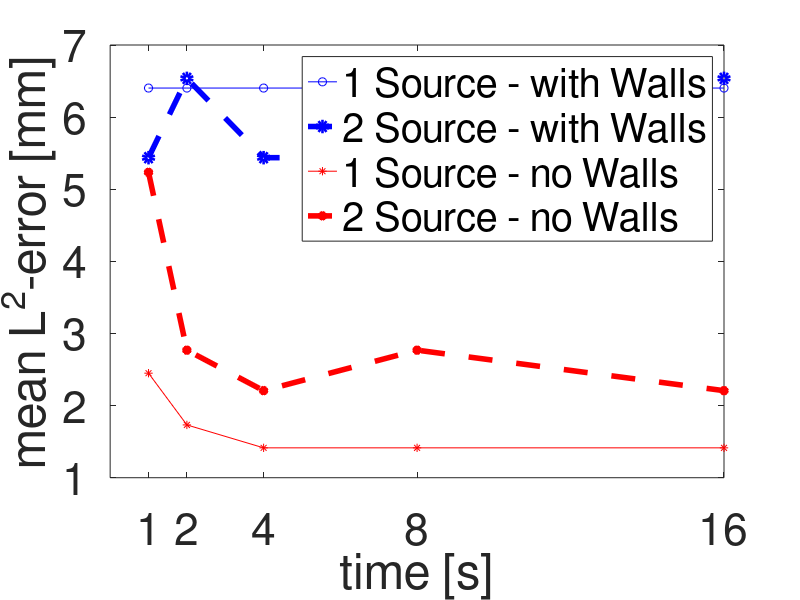

Source code (MATLAB):
clear all; close all;

T = ([1 2 4 8 16]);
lT = log([1 2 4 8 16]);

R3{1} = [ 2.4495 1.7321 1.4142 1.4142 1.4142];
R3{7} = [5.2348 2.7687 2.2071 2.7687 2.2071];
R3{8} = [9.6033  3.5262 2.8458 1.9428 3.1596];




% 60 Mbq at 1 second corresponds to 30 Mbq at 2 second, hence 1s has to be
% at 2 s
N{1} = [6.4031 6.4031 6.4031 6.4031 6.4031];
N{7} = [5.4376 6.5372 5.4376  5.4376  6.5372];
N{8} = [12.2635 15.2517 16.0665 9.2885  9.2885];


nN{1} = [1.4142 1.4142 1.4142 1.4142 1.4142];
nN{7} = [7.6844  4.3198  4.3198  2.8059  2.8059];
nN{8} = [12.2635 15.2517 16.0665 9.2885  9.2885];



figure(1)
lw = 4;
plot(T,N{1},'b-o',T,N{7},'b--o','LineWidth',lw)
hold on
plot(T,R3{1},'r-*',T,R3{7},'r--*','LineWidth',lw);
hold off
legend('1 Source - with Walls','2 Source - with Walls','1 Source - no Walls','2 Source - no Walls')
xlabel('time [s]'); ylabel('mean L^2-error [mm]')
set(gca, 'XTick',T, 'FontSize',32)
